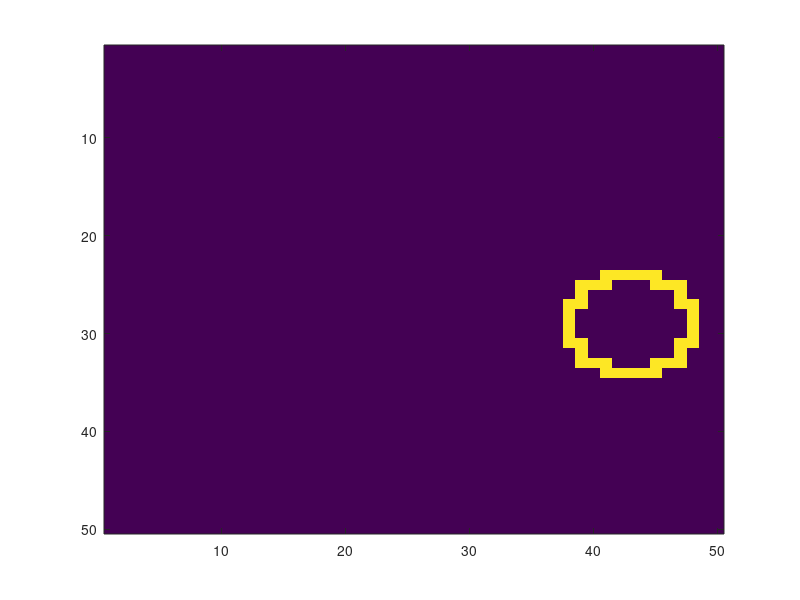

This chart was generated by the following MATLAB code: (Note: this script raises an error after producing the figure.)
%% Analyze Images Using Linear Support Vector Machines
% This example shows how to determine which quadrant of an image a shape
% occupies by training an error-correcting output codes (ECOC) model comprised of
% linear SVM binary learners.  This example also illustrates the disk-space
% consumption of ECOC models that store support vectors, their labels, and
% the estimated $\alpha$ coefficients.
%% Create the Data Set
% Randomly place a circle with radius five in a 50-by-50 image. Make 5000
% images. Create a label for each image indicating the quadrant that the
% circle occupies.  Quadrant 1 is in the upper right, quadrant 2 is in the
% upper left, quadrant 3 is in the lower left, and quadrant 4 is in the
% lower right.  The predictors are the intensities of each pixel.

% Copyright 2015 The MathWorks, Inc.

d = 50;  % Height and width of the images in pixels
n = 5e4; % Sample size

X = zeros(n,d^2); % Predictor matrix preallocation 
Y = zeros(n,1);   % Label preallocation
theta = 0:(1/d):(2*pi);
r = 5;            % Circle radius
rng(1);           % For reproducibility

for j = 1:n;
    figmat = zeros(d);                       % Empty image
    c = datasample((r + 1):(d - r - 1),2);   % Random circle center
    x = r*cos(theta) + c(1);                 % Make the circle 
    y = r*sin(theta) + c(2);               
    idx = sub2ind([d d],round(y),round(x));  % Convert to linear indexing
    figmat(idx) = 1;                         % Draw the circle
    X(j,:) = figmat(:);                % Store the data
    Y(j) = (c(2) >= floor(d/2)) + 2*(c(2) < floor(d/2)) + ...
        (c(1) < floor(d/2)) + ...
        2*((c(1) >= floor(d/2)) & (c(2) < floor(d/2))); % Determine the quadrant
end
%%
% Plot an observation.
figure;
imagesc(figmat);
h = gca;
h.YDir = 'normal';
title(sprintf('Quadrant %d',Y(end)));
%% Train the ECOC Model
% Use a 25% holdout sample and specify the training and holdout sample
% indices.
p = 0.25;
CVP = cvpartition(Y,'Holdout',p); % Cross-validation data partition
isIdx = training(CVP);            % Training sample indices
oosIdx = test(CVP);               % Test sample indices
%%
% Create an SVM template that specifies storing the support vectors of the
% binary learners.  Pass it and the training data to |fitcecoc| to train
% the model.  Determine the training sample classification error.
t = templateSVM('SaveSupportVectors',true);
MdlSV = fitcecoc(X(isIdx,:),Y(isIdx),'Learners',t);
isLoss = resubLoss(MdlSV)
%%
% |MdlSV| is a trained |ClassificationECOC| multiclass model.  It stores
% the training data and the support vectors of each binary learner. For
% large data sets, such as those in image analysis, the model can consume a
% lot of memory.
%%
% Determine the amount of disk space that the ECOC model consumes.
infoMdlSV = whos('MdlSV');
mbMdlSV = infoMdlSV.bytes/1.049e6
%%
% The model consumes 1477.5 MB.
%% Improve Model Efficiency
% You can assess out-of-sample performance. You can also assess whether the
% model has been overfit with a compacted model that does not contain the
% support vectors, their related parameters, and the training data.
%%
% Discard the support vectors and related parameters from the trained ECOC
% model. Then, discard the training data from the resulting model by using
% |compact|.
Mdl = discardSupportVectors(MdlSV);
CMdl = compact(Mdl);
info = whos('Mdl','CMdl');
[bytesCMdl,bytesMdl] = info.bytes;
memReduction = 1 - [bytesMdl bytesCMdl]/infoMdlSV.bytes
%%
% In this case, discarding the support vectors reduces the memory
% consumption by about 3%.  Compacting and discarding support vectors
% reduces the size by about 99.99%.  
%%
% An alternative way to manage support vectors is to reduce their numbers
% during training by specifying a larger box constraint, such as 100.
% Though SVM models that use fewer support vectors are more desirable and
% consume less memory, increasing the value of the box constraint tends to
% increase the training time.
%%
% Remove |MdlSV| and |Mdl| from the workspace.
clear Mdl MdlSV;
%% Assess Holdout Sample Performance
% Calculate the classification error of the holdout sample.  Plot a sample
% of the holdout sample predictions.
oosLoss = loss(CMdl,X(oosIdx,:),Y(oosIdx))
yHat = predict(CMdl,X(oosIdx,:));
nVec = 1:size(X,1);
oosIdx = nVec(oosIdx);

figure;
for j = 1:9;
    subplot(3,3,j)
    imagesc(reshape(X(oosIdx(j),:),[d d]));
    h = gca;
    h.YDir = 'normal';
    title(sprintf('Quadrant: %d',yHat(j)))
end
text(-1.33*d,4.5*d + 1,'Predictions','FontSize',17)
%%
% The model does not misclassify any holdout sample observations.






